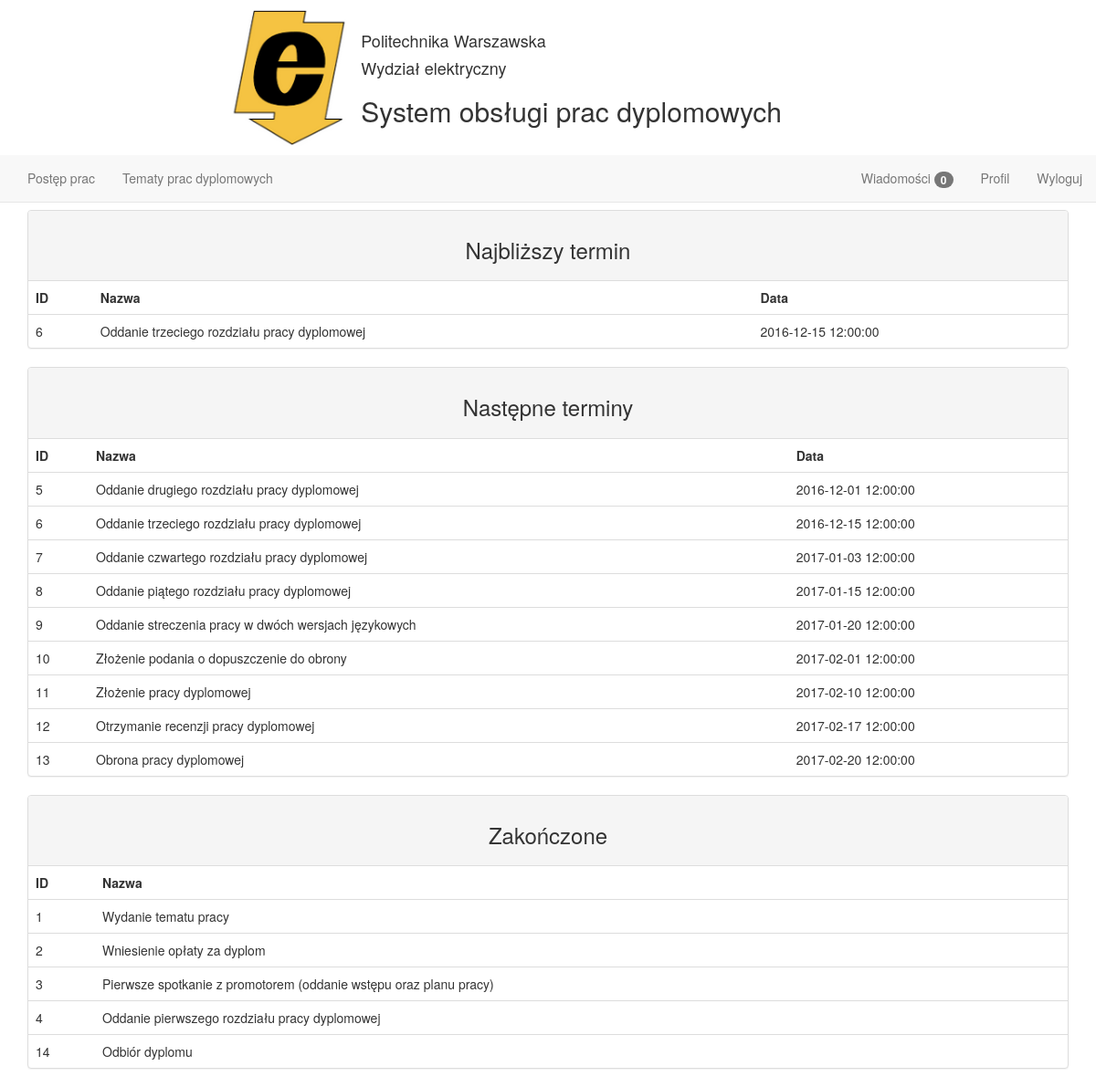
The app's page /work_progress (signed in) with its own data.
### tables this page shows
CREATE TABLE termin(
  id_terminu INTEGER PRIMARY KEY AUTOINCREMENT ,
  nazwa TEXT NOT NULL,
  data TEXT NOT NULL
);

### main.py (the view)
@app.route('/work_progress')
def work_progress():
    cur = g.db.execute('SELECT count(*) FROM student_etap WHERE id_student = 1 AND czy_zakonczony = 1;')
    closest_term = [dict(number=row[0] + 1) for row in cur.fetchall()]
    cur = g.db.execute(
        'SELECT termin.id_terminu, termin.nazwa, termin.data FROM termin INNER JOIN student_etap ON termin.id_terminu = student_etap.id_termin WHERE student_etap.czy_zakonczony = 0 AND termin.id_terminu = ' + str(
            closest_term[0].get('number')) + ' AND student_etap.id_student =' + str(session['id_studenta']) + ';')
    closest_term_name = [dict(id=row[0], nazwa=row[1], data=row[2]) for row in cur.fetchall()]
    cur = g.db.execute(
        'SELECT termin.id_terminu, termin.nazwa, termin.data FROM termin INNER JOIN student_etap ON termin.id_terminu = student_etap.id_termin WHERE student_etap.czy_zakonczony = 0 AND student_etap.id_student = '+ str(session['id_studenta']) + ';')
    next_terms = [dict(id=row[0], nazwa=row[1], data=row[2]) for row in cur.fetchall()]
    cur = g.db.execute(
        'SELECT termin.id_terminu, termin.nazwa, termin.data FROM termin INNER JOIN student_etap ON termin.id_terminu = student_etap.id_termin WHERE student_etap.czy_zakonczony = 1 AND student_etap.id_student = '+ str(session['id_studenta']) + ';')
    done_terms = [dict(id=row[0], nazwa=row[1], data=row[2]) for row in cur.fetchall()]
    return render_template('student_control.html', closest_term_name=closest_term_name, next_terms=next_terms,
                           done_terms=done_terms)

### main.py (called while the page is built)
@app.context_processor
def message_count_lecturer():
    session['id_wykladowcy'] = 1;
    cur = g.db.execute('SELECT count(*) FROM wiadomosc WHERE czy_przeczytane LIKE ? AND id_wykladowca = ?',
                       ['NIE', session['id_wykladowcy']])
    return dict(count=cur.fetchall()[0])

@app.context_processor
def message_count_student():
    session['id_studenta'] = 1
    cur = g.db.execute('SELECT count(*) FROM wiadomosc WHERE czy_przeczytane LIKE ? AND id_student = ?',
                       ['NIE', session['id_studenta']])
    return dict(count_student=cur.fetchall()[0])

def connect_db():
    return sqlite3.connect(app.config['DATABASE'])

@app.before_request
def before_request():
    g.db = connect_db()

@app.teardown_request
def teardown_request(exception):
    db = getattr(g, 'db', None)
    if db is not None:
        db.close()

### templates/student_control.html
{% extends "student_layout.html" %} {% block main %}
    <div class="panel panel-default">
        <div class="panel-heading text-center"><h3>Najbliższy termin</h3></div>
        <table class="table">
            <thead>
            <tr>
                <td>ID</td>
                <td>Nazwa</td>
                <td>Data</td>
            </tr>
            </thead>
            <tbody>
            {% for closest_term_name in closest_term_name %}
                <tr>
                    <td>{{ closest_term_name.id }}</td>
                    <td>{{ closest_term_name.nazwa }}</td>
                    <td>{{ closest_term_name.data }}</td>
                </tr>
            {% endfor %}
            </tbody>
        </table>
    </div>
        <div class="panel panel-default">
        <div class="panel-heading text-center"><h3>Następne terminy</h3></div>
        <table class="table">
            <thead>
            <tr>
                <td>ID</td>
                <td>Nazwa</td>
                <td>Data</td>
            </tr>
            </thead>
            <tbody>
            {% for next_terms in next_terms %}
                <tr>
                    <td>{{ next_terms.id }}</td>
                    <td>{{ next_terms.nazwa }}</td>
                    <td>{{ next_terms.data }}</td>
                </tr>
            {% endfor %}
            </tbody>
        </table>
    </div>
        <div class="panel panel-default">
        <div class="panel-heading text-center"><h3>Zakończone</h3></div>
        <table class="table">
            <thead>
            <tr>
                <td>ID</td>
                <td>Nazwa</td>
            </tr>
            </thead>
            <tbody>
            {% for done_terms in done_terms %}
                <tr>
                    <td>{{ done_terms.id }}</td>
                    <td>{{ done_terms.nazwa }}</td>
                    <td>{{ done_terms.temat }}</td>
                </tr>
            {% endfor %}
            </tbody>
        </table>
    </div>
{% endblock %}

### static/style.css (style rules this page uses)
body { padding-top: 230px; }
.table thead tr { font-weight: bold; }

### records on screen
termin: id "6", nazwa "Oddanie trzeciego rozdziału pracy dyplomowej", data "2016-12-15 12:00:00"
termin: id "5", nazwa "Oddanie drugiego rozdziału pracy dyplomowej", data "2016-12-01 12:00:00"
termin: id "7", nazwa "Oddanie czwartego rozdziału pracy dyplomowej", data "2017-01-03 12:00:00"
termin: id "8", nazwa "Oddanie piątego rozdziału pracy dyplomowej", data "2017-01-15 12:00:00"
termin: id "9", nazwa "Oddanie streczenia pracy w dwóch wersjach językowych", data "2017-01-20 12:00:00"
termin: id "10", nazwa "Złożenie podania o dopuszczenie do obrony", data "2017-02-01 12:00:00"
termin: id "11", nazwa "Złożenie pracy dyplomowej", data "2017-02-10 12:00:00"
termin: id "12", nazwa "Otrzymanie recenzji pracy dyplomowej", data "2017-02-17 12:00:00"
termin: id "13", nazwa "Obrona pracy dyplomowej", data "2017-02-20 12:00:00"
termin: id "1", nazwa "Wydanie tematu pracy"
termin: id "2", nazwa "Wniesienie opłaty za dyplom"
termin: id "3", nazwa "Pierwsze spotkanie z promotorem (oddanie wstępu oraz planu pracy)"
termin: id "4", nazwa "Oddanie pierwszego rozdziału pracy dyplomowej"
termin: id "14", nazwa "Odbiór dyplomu"

### other values on screen
{{ count_student[0] }} "0"
